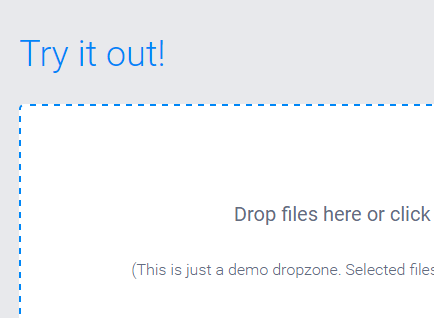
#> input picture test.PNG, 434 x 318 px, found by its file name
$ python thumbs_pillow.py
#> lines starting #> are read from the running program, lines starting #| are printed output that depends on the picture; long printed decimals are rounded
from PIL import Image
import glob, os

size = (360, 180)
print(size)
infile = "test.png"
file, ext = os.path.splitext(infile)
im = Image.open(infile)
#> im is the input picture: PIL image 434x318 RGBA; mean R, G, B, A 242.9, 244.5, 246.8, 255
(width, height) = im.size
#> width = 434; height = 318
print("size: " + str(width) + " x " + str(height) )
#| size: 434 x 318
print("ratio: " + str(width/height))
#| ratio: 1.365
print(dir(im))
#> (printed output is left out)
im.thumbnail(size)
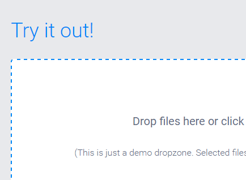
#> im: PIL image 246x180 RGBA; mean R, G, B, A 242.9, 244.4, 246.8, 255
im.save(file + ".thumbnail.png")
